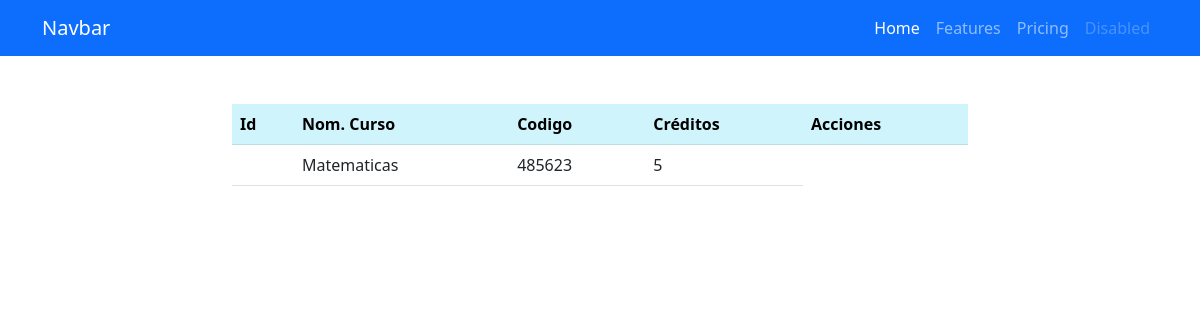
Before: / with the older database file.
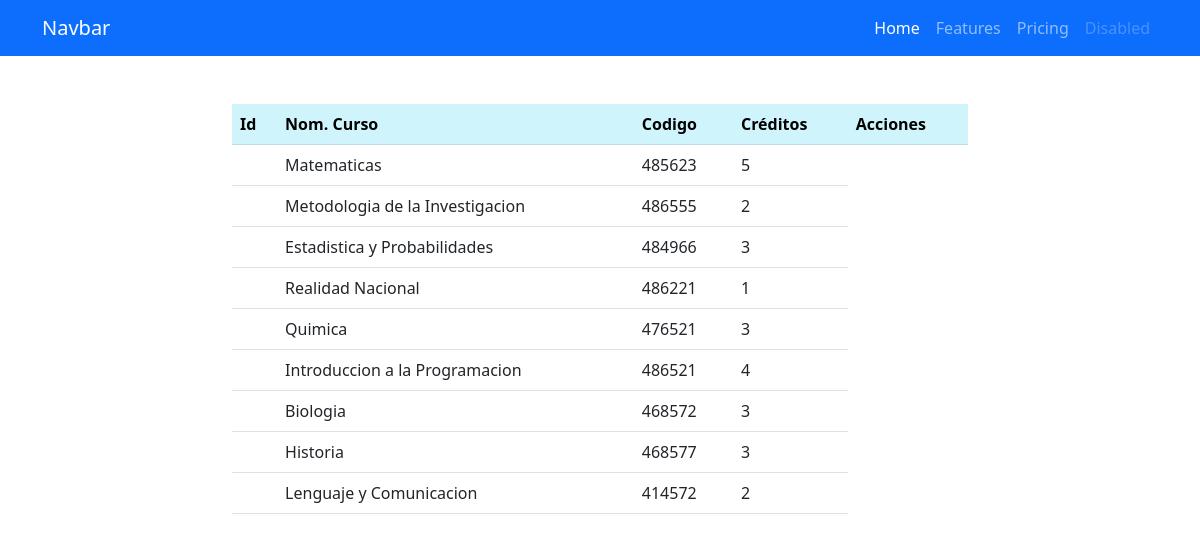
After: the same page with the newer database file.
### aplicaciones/academico/models.py (models this page shows)
class Curso(models.Model):
    codigo = models.CharField(primary_key=True, max_length=6)
    nombre = models.CharField(max_length=50)
    creditos = models.PositiveSmallIntegerField()

### aplicaciones/academico/views.py (the view)
# urls.py: path('' , views.home , name='home'),
def home(request):
    cursos = Curso.objects.all()
    print(cursos)
    return render(request, 'home.html' , {
        'cursos' : cursos
    })

### aplicaciones/academico/templates/home.html
{% extends 'base.html' %}
{% block content %}
<main class="container py-5">
  <div class="row">
    <div class="col-md-8 offset-md-2">
      <table class="table table-hover">
        <thead>
          <tr class="table-info">
            <th scope="col">Id</th>
            <th scope="col">Nom. Curso</th>
            <th scope="col">Codigo</th>
            <th scope="col">Créditos</th>
            <th scope="col">Acciones</th>
          </tr>
        </thead>
        {% for curso in cursos %}
        <tbody>
          <tr>
            <th scope="row"> {{curso.id}} </th>
            <td>{{curso.nombre}}</td>
            <td>{{curso.codigo}}</td>
            <td>{{curso.creditos}}</td>
          </tr>
        </tbody>
        {% endfor %}
      </table>
    </div>
  </div>
</main>
{% endblock %}

### aplicaciones/academico/templates/base.html (shortened to what this page needs)
<!doctype html>
<html lang="en">
<head>
  <link href="https://cdn.jsdelivr.net/npm/bootstrap@5.2.1/dist/css/bootstrap.min.css" rel="stylesheet"
>
</head>
<body>
  <nav class="navbar navbar-expand-lg bg-primary navbar-dark bg-body-tertiary">
    <div class="container">
      <a class="navbar-brand" href="#">Navbar</a>
      <div class="collapse navbar-collapse" id="navbarNav">
        <ul class="navbar-nav ms-auto">
          <li class="nav-item">
            <a class="nav-link active" aria-current="page" href="#">Home</a>
          </li>
          <li class="nav-item">
            <a class="nav-link" href="#">Features</a>
          </li>
          <li class="nav-item">
            <a class="nav-link" href="#">Pricing</a>
          </li>
          <li class="nav-item">
            <a class="nav-link disabled">Disabled</a>
          </li>
        </ul>
      </div>
    </div>
  </nav>
  {% block content %}
  {% endblock %}
</body>
</html>

Changed rows visible on the page:
added Curso: nombre "Metodologia de la Investigacion", codigo "486555", creditos "2"
added Curso: nombre "Estadistica y Probabilidades", codigo "484966", creditos "3"
added Curso: nombre "Realidad Nacional", codigo "486221", creditos "1"
added Curso: nombre "Quimica", codigo "476521", creditos "3"
added Curso: nombre "Introduccion a la Programacion", codigo "486521", creditos "4"
added Curso: nombre "Biologia", codigo "468572", creditos "3"
added Curso: nombre "Historia", codigo "468577", creditos "3"
added Curso: nombre "Lenguaje y Comunicacion", codigo "414572", creditos "2"
